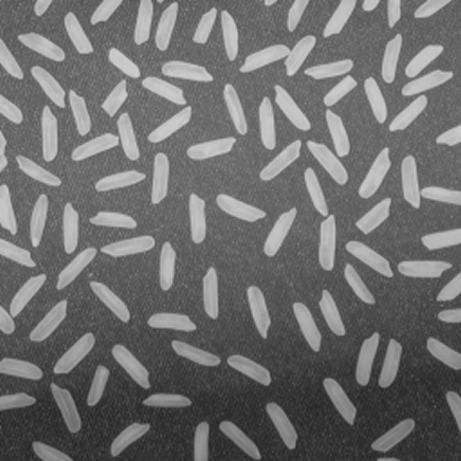
#> input picture Nhom-11__XLA__Project-vernom_note/Nhom-11__XLA__Project-vernom_note/bai-1/input/set1/1.png, 461 x 461 px; its folder holds 4 pictures in this run
$ jupyter execute b1s1.ipynb   (shell and % lines are left out)
#> lines starting #> are read from the running program, lines starting #| are printed output that depends on the picture; after the words box and inside, x2 and y2 are one past the last pixel; in counts of white or black regions, pixels touching at a corner belong together
# Import required libraries

[cell 1]
import glob
import matplotlib.image as mpimg
import cv2 as cv
import numpy as np
from matplotlib import pyplot as plt

# Read image
Đọc ảnh bằng hàm cv.imread, với params bằng 0 (đọc với định dạng grayscale, đỡ phải convert)

[cell 2]
path = "./input/set1/"

current_image = cv.imread(path + "1.png", 0)
#> current_image is the input picture: shape (461, 461); min 34, max 211, mean 110.8

plt.imshow(current_image, cmap='gray')

# [9 lines of commented-out code are left out]

# Gaussian blur
Remove salt&pepper noise.

[cell 3]
blur = cv.GaussianBlur(current_image, (7, 7), 0)
plt.imshow(blur, cmap='gray')

# Apply adaptive thresholding using the mean threshold method
Sử dụng ngưỡng thích ứng cục bộ (adaptive local threshold). Thuật toán này sẽ tìm một ngưỡng phù hợp cho từng pixel. Phương pháp này sẽ không lấy 1 ngưỡng cố định cho toàn bộ ảnh, bởi lẽ do nguồn sáng của các vị trí trên ảnh là khác nhau. Nếu lấy 1 giá trị cố định thì sẽ có trường hợp phần nền bị đánh màu trắng, hạt gạo đánh màu đen. Do đó mới sử dụng adaptive threshold, nó sẽ tnihs giá trị trung bình của n điểm ảnh xung quanh 1 pixel đang xét, sau đó trừ cho hằng số C (n thường là số lẻ và C sẽ là số nguyên bất kỳ từ -255 đến 255). Các tham số n, C chúng em thử nhiều lần thôi chứ cũng ko có kinh nghiệm chọn cụ thể cho từng bài.

- ADAPTIVE_THRESH_MEAN_C là cách tính giá trị ngưỡng theo trung bình như bên trên đã nói

- Tham số thứ 5 là số điểm ảnh xung quanh để lấy trung bình (là số lẻ 3,5,7,..)

- Tham số thứ 6 là hằng số C

Đọc thêm về hàm adaptiveThreshold ở đây: https://docs.opencv.org/2.4/modules/imgproc/doc/miscellaneous_transformations.html

[cell 4]
output_adaptthresh = cv.adaptiveThreshold(blur, 255, cv.ADAPTIVE_THRESH_MEAN_C, cv.THRESH_BINARY, 301, -25)
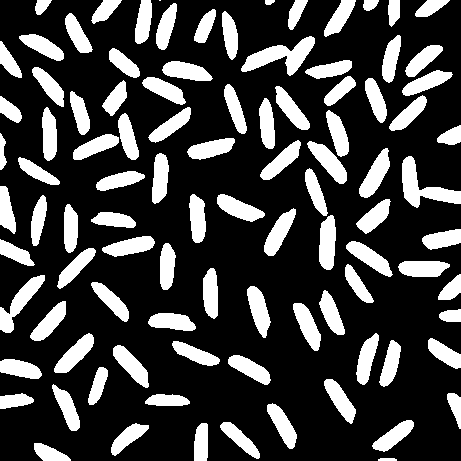
#> output_adaptthresh: shape (461, 461); 25.3% white; 98 white regions (1 under 20 px), largest, box (x1, y1, x2, y2) and area: (241, 36, 315, 76) 1236, (402, 156, 461, 208) 1191, (0, 275, 45, 333) 872
plt.imshow(output_adaptthresh, cmap='gray')

# Fourier transform
output đang không phải là uint8, mà hàm threshold của opencv thì require input dạng uint8. Tuy nhiên không thể convert trực tiếp từ output của fourier về np.uint8 được luôn vì mất tính chất của fourier trên ảnh.

[cell 5]
# [15 lines of commented-out code are left out]

# Morphological erosion
Xói mòn nhằm loại bỏ những pixel nhiễu xung quanh đối tượng làm cho phần viền đối tượng trở nên mịn hơn, nhỏ hơn và tách được các đối tượng chạm vào nhau

kernel sẽ trượt qua tất cả pixel của ảnh. Một pixel được set là 1 nếu tất cả các pixel trong kernel là 1 và ngược lại sẽ bị chuyển thành 0.

[cell 6]
size = 7
kernel = np.ones((size, size), np.uint8)
output_erosion = cv.erode(output_adaptthresh, kernel)
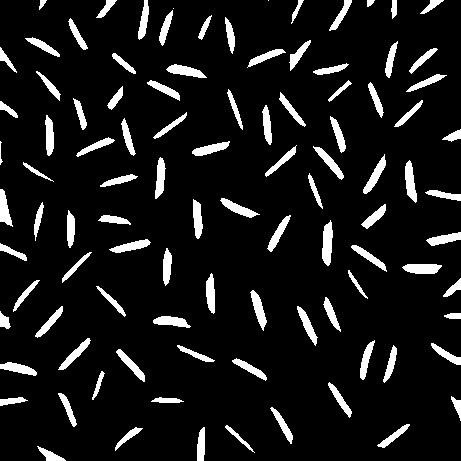
#> output_erosion: shape (461, 461); 9.4% white; 100 white regions (2 under 20 px)
plt.imshow(output_erosion, cmap='gray')

# Add counting number to each contour function

[cell 7]
def draw_contour(image, c, i):
    # compute the center of the contour area and draw a circle
    # representing the center
    m = cv.moments(c)

    if m["m00"] != 0:
        c_x = int(m["m10"] / m["m00"])
        c_y = int(m["m01"] / m["m00"])
    else:
        c_x = 0
        c_y = 0

    # draw the countour number on the image
    cv.putText(image, "#{}".format(i + 1), (c_x - 20, c_y), cv.FONT_HERSHEY_SIMPLEX,
               0.5, (255, 255, 255), 1)
    # return the image with the contour number drawn on it
    return image

# Draw contours
Số hạt gạo là số contour đã vẽ

[cell 8]
contours, _ = cv.findContours(output_erosion, cv.RETR_EXTERNAL, cv.CHAIN_APPROX_SIMPLE)
#> contours = 100 contours, 3 with area under 20; largest, box (x1, y1, x2, y2) and area: (322, 220, 333, 266) 321, (402, 264, 442, 274) 287, (405, 160, 417, 203) 275, (166, 64, 207, 78) 265, (250, 290, 267, 331) 260
output_contour = cv.cvtColor(current_image, cv.COLOR_GRAY2BGR)
cv.drawContours(output_contour, contours, -1, (0, 0, 255), 2)
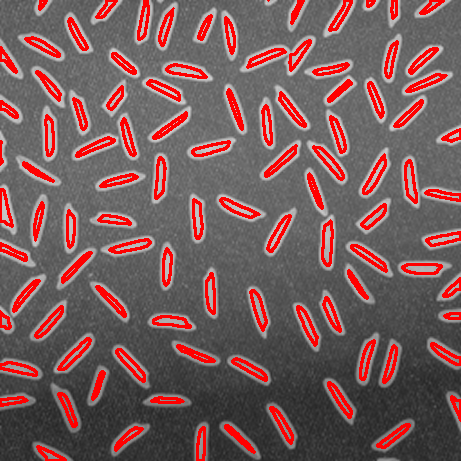
#> output_contour: shape (461, 461, 3); 11.37% of pixels changed, all inside (x1, y1, x2, y2) = (0, 0, 461, 461)

for (i, c) in enumerate(contours):
    orig = draw_contour(output_contour, c, i)
#> this loop made 100 passes
#> (c_x in draw_contour, c_y in draw_contour) on passes 1 to 12: (49, 454), (200, 445), (127, 436), (237, 436), (393, 436), (282, 424), (166, 399), (11, 400), (456, 405), (67, 408), (339, 399), (98, 384)
#> pass 3, `orig = draw_contour(output_contour, c, i)`:
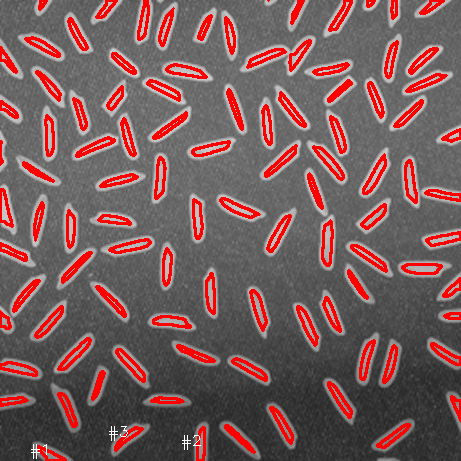
#> orig: shape (461, 461, 3); mean B, G, R 91.2, 91.2, 120.1
#> after the loop:
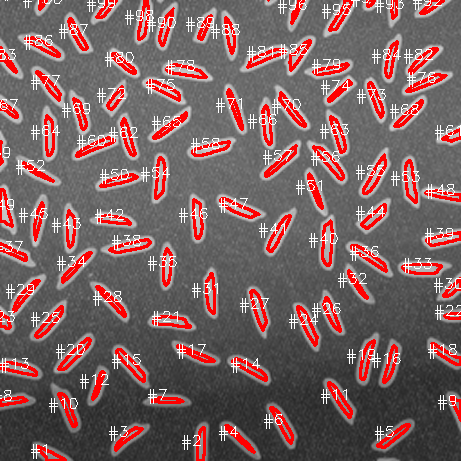
#> output_contour: shape (461, 461, 3); 3.96% of pixels changed, all inside (x1, y1, x2, y2) = (0, 0, 461, 459)

print("Number of detected contours", len(contours))
#| Number of detected contours 100
plt.imshow(output_contour, cmap='gray')

cv.imshow("Result", output_contour)
cv.waitKey(0)
